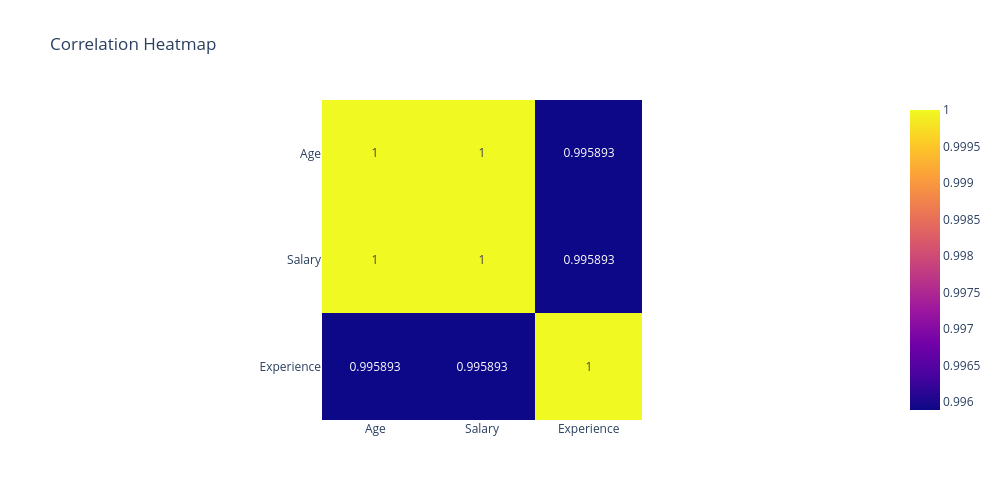

The code cell stored with this chart in its notebook:
### Code cell
data = pd.DataFrame({
    "Age":[20,25,30,35,40],
    "Salary":[20000,30000,40000,50000,60000],
    "Experience":[1,3,5,7,10]
})

corr = data.corr()
fig = px.imshow(
    corr,
    text_auto=True,
    title = "Correlation Heatmap"
)
fig.update_layout(
    width = 1000,
    height = 500
)

### Figure 1 — Plotly figure (JSON) as saved in the notebook; plotly's stock layout.template omitted (floating-point values rounded to 4 significant figures)
{"data": [{"coloraxis": "coloraxis", "hovertemplate": "x: %{x}<br>y: %{y}<br>color: %{z}<extra></extra>", "name": "0", "texttemplate": "%{z}", "type": "heatmap", "x": ["Age", "Salary", "Experience"], "xaxis": "x", "y": ["Age", "Salary", "Experience"], "yaxis": "y", "z": [[1.0, 1.0, 0.9959], [1.0, 1.0, 0.9959], [0.9959, 0.9959, 1.0]]}], "layout": {"coloraxis": {"colorscale": [[0, "#0d0887"], [0.1111, "#46039f"], [0.2222, "#7201a8"], [0.3333, "#9c179e"], [0.4444, "#bd3786"], [0.5556, "#d8576b"], [0.6667, "#ed7953"], [0.7778, "#fb9f3a"], [0.8889, "#fdca26"], [1, "#f0f921"]]}, "height": 500, "title": {"text": "Correlation Heatmap"}, "width": 1000, "xaxis": {"anchor": "y", "constrain": "domain", "domain": [0, 1], "scaleanchor": "y"}, "yaxis": {"anchor": "x", "autorange": "reversed", "constrain": "domain", "domain": [0, 1]}}}
